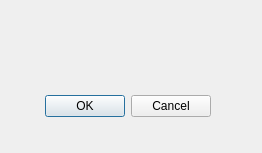
<?xml version="1.0" encoding="UTF-8"?>
<ui version="4.0">
 <class>Dialog</class>
 <widget class="QDialog" name="Dialog">
  <property name="geometry">
   <rect>
    <x>0</x>
    <y>0</y>
    <width>262</width>
    <height>153</height>
   </rect>
  </property>
  <property name="windowTitle">
   <string/>
  </property>
  <widget class="QDialogButtonBox" name="buttonBox">
   <property name="geometry">
    <rect>
     <x>-130</x>
     <y>90</y>
     <width>341</width>
     <height>32</height>
    </rect>
   </property>
   <property name="orientation">
    <enum>Qt::Horizontal</enum>
   </property>
   <property name="standardButtons">
    <set>QDialogButtonBox::Cancel|QDialogButtonBox::Ok</set>
   </property>
  </widget>
  <widget class="QLabel" name="label">
   <property name="geometry">
    <rect>
     <x>50</x>
     <y>40</y>
     <width>181</width>
     <height>41</height>
    </rect>
   </property>
   <property name="font">
    <font>
     <family>Tahoma</family>
     <pointsize>16</pointsize>
     <weight>50</weight>
     <bold>false</bold>
    </font>
   </property>
   <property name="text">
    <string/>
   </property>
  </widget>
 </widget>
 <resources/>
 <connections>
  <connection>
   <sender>buttonBox</sender>
   <signal>accepted()</signal>
   <receiver>Dialog</receiver>
   <slot>accept()</slot>
   <hints>
    <hint type="sourcelabel">
     <x>248</x>
     <y>254</y>
    </hint>
    <hint type="destinationlabel">
     <x>157</x>
     <y>274</y>
    </hint>
   </hints>
  </connection>
  <connection>
   <sender>buttonBox</sender>
   <signal>rejected()</signal>
   <receiver>Dialog</receiver>
   <slot>reject()</slot>
   <hints>
    <hint type="sourcelabel">
     <x>316</x>
     <y>260</y>
    </hint>
    <hint type="destinationlabel">
     <x>286</x>
     <y>274</y>
    </hint>
   </hints>
  </connection>
 </connections>
</ui>
